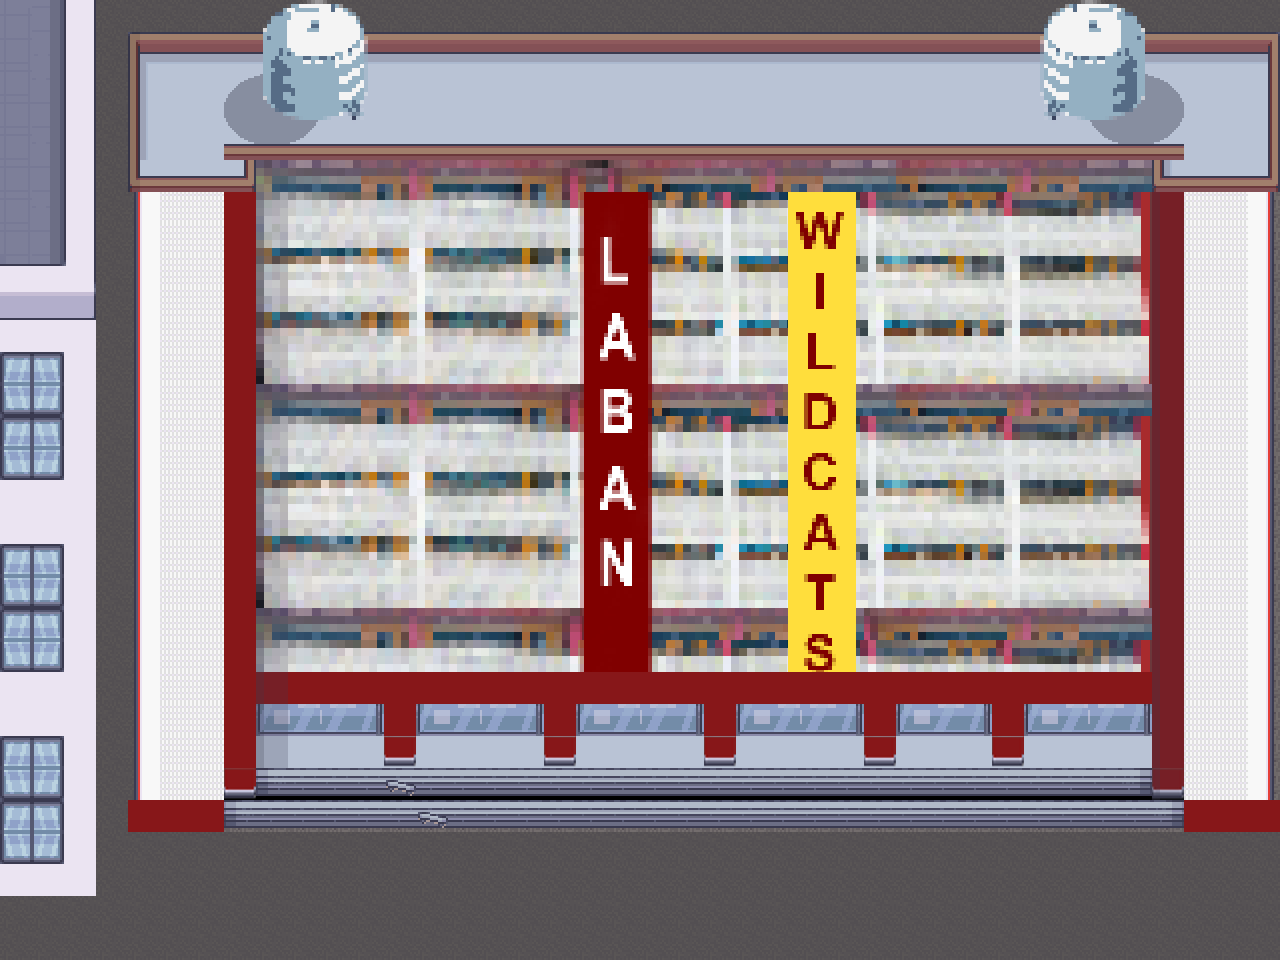

This is a level from a 2D game, rendered from its Tiled map with the project's own tilesets. A one-line summary and the map file follow, with tile-layer data summarised:
An orthogonal 40x30 tile map with 32x32 px tiles, 1 tile layer (Tile Layer 1) and 21 objects.

<map version="1.10" tiledversion="1.10.2" orientation="orthogonal" renderorder="right-down" width="40" height="30" tilewidth="32" tileheight="32" infinite="0" nextlayerid="4" nextobjectid="23">
 <tileset firstgid="1" source="../../TSX FILES/GLE_F.tsx" />
 <layer id="1" name="Tile Layer 1" width="40" height="30">
  <data>[1200 cells, 1200 non-empty, 1200 distinct tile ids]</data>
 </layer>
 <objectgroup id="2" name="EXIT_LAYER">
  <object id="1" x="1.33333" y="952" width="1277.33" height="8">
   <properties>
    <property name="nextMap" value="LIB" />
    <property name="playerDirection" value="down" />
    <property name="type" value="exit" />
   </properties>
  </object>
  <object id="2" x="89.3333" y="-1.33333" width="5.33333" height="897.167">
   <properties>
    <property name="nextMap" value="ACADF" />
    <property name="playerDirection" value="left" />
    <property name="type" value="exit" />
   </properties>
  </object>
  <object id="3" x="0.125" y="896" width="9.5" height="55.625">
   <properties>
    <property name="nextMap" value="ELEMF" />
    <property name="playerDirection" value="left" />
    <property name="type" value="exit" />
   </properties>
  </object>
  <object id="5" x="256.75" y="730" width="126.75" height="5.75">
   <properties>
    <property name="nextMap" value="GLE_HALLWAY" />
    <property name="playerDirection" value="up" />
    <property name="type" value="exit" />
   </properties>
  </object>
  <object id="6" x="416.75" y="731" width="126.5" height="4.75">
   <properties>
    <property name="nextMap" value="GLE_HALLWAY" />
    <property name="playerDirection" value="up" />
    <property name="type" value="exit" />
   </properties>
  </object>
  <object id="7" x="576.75" y="729.75" width="127" height="6.25">
   <properties>
    <property name="nextMap" value="GLE_HALLWAY" />
    <property name="playerDirection" value="up" />
    <property name="type" value="exit" />
   </properties>
  </object>
  <object id="8" x="737" y="729.75" width="127" height="6">
   <properties>
    <property name="nextMap" value="GLE_HALLWAY" />
    <property name="playerDirection" value="up" />
    <property name="type" value="exit" />
   </properties>
  </object>
  <object id="9" x="896.5" y="731.25" width="94.5" height="5.25">
   <properties>
    <property name="nextMap" value="GLE_HALLWAY" />
    <property name="playerDirection" value="up" />
    <property name="type" value="exit" />
   </properties>
  </object>
  <object id="10" x="1024.5" y="728.5" width="126.75" height="7.75">
   <properties>
    <property name="nextMap" value="GLE_HALLWAY" />
    <property name="playerDirection" value="up" />
    <property name="type" value="exit" />
   </properties>
  </object>
 </objectgroup>
 <objectgroup id="3" name="COLLISION_LAYER">
  <object id="11" x="130.667" y="34.6667" width="93.3333" height="794.667" />
  <object id="12" x="225.333" y="34.6667" width="29.3333" height="761.333" />
  <object id="13" x="256" y="34" width="894" height="666" />
  <object id="14" x="383.5" y="701" width="31.5" height="66" />
  <object id="15" x="544.5" y="701" width="32" height="65.5" />
  <object id="16" x="704.667" y="702.667" width="30.6667" height="63.3333" />
  <object id="17" x="864" y="704.667" width="32.6667" height="62" />
  <object id="18" x="994.667" y="702.667" width="30" height="63.3333" />
  <object id="19" x="1149.33" y="699.333" width="36" height="100" />
  <object id="20" x="1153.33" y="36" width="114.667" height="762.667" />
  <object id="21" x="1184.67" y="800.667" width="96" height="32" />
  <object id="22" x="1277.33" y="802.667" width="2.66667" height="157.333" />
 </objectgroup>
</map>
